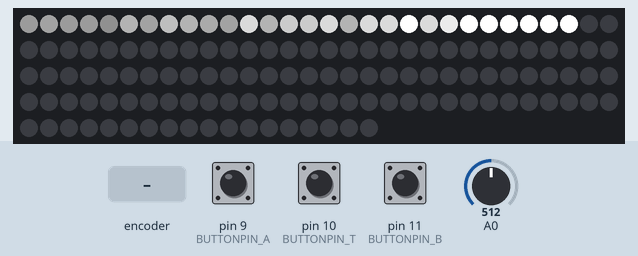
Simulated run of this sketch. Board: Arduino Uno, built with avr-gcc and run on an emulated ATmega328P. Parts: 138 RGB LEDs in strip order, left to right, continuing on the next row. Inputs (shaded band) come from the test bench; at power-on: A0 = 512, pin 10 (BUTTONPIN_T) HIGH, pin 9 (BUTTONPIN_A) HIGH, pin 11 (BUTTONPIN_B) HIGH. Dim RGB values are drawn brighter than linear; random numbers use the default seed unless the sketch sets one; what the sketch prints to the serial monitor is not drawn.

Above: at 1.2 s.
1.3 s: A0 set to 90
At 10.9 s:
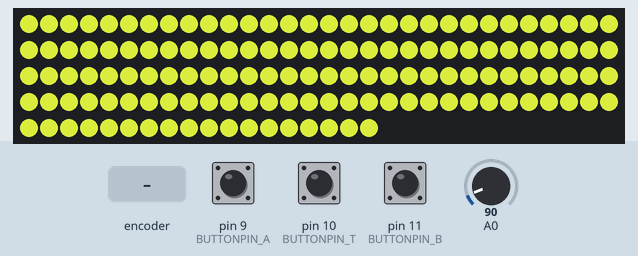
12.1 s: pin 10 (BUTTONPIN_T) pulled LOW for 2.15 s
At 16.6 s:
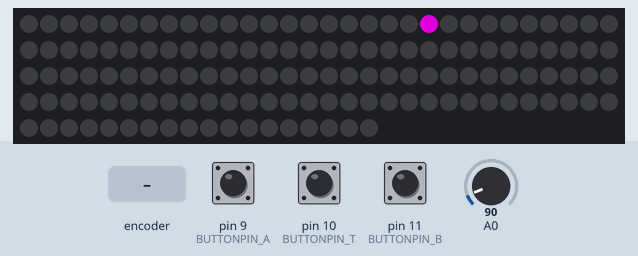
20.6 s: rotary encoder on pin 9 (BUTTONPIN_A) / pin 11 (BUTTONPIN_B) turned 3 steps (first pin leading)
At 22.5 s:
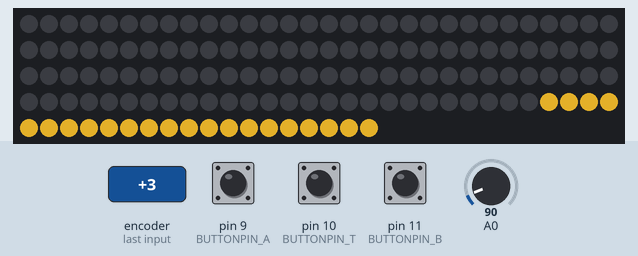
23.1 s: pin 10 (BUTTONPIN_T) pulled LOW for 2.15 s
At 32.61 s:
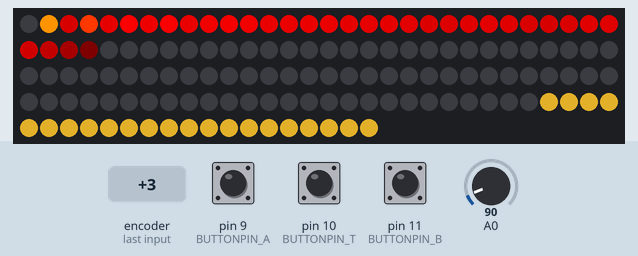
33.6 s: rotary encoder on pin 9 (BUTTONPIN_A) / pin 11 (BUTTONPIN_B) turned 2 steps (second pin leading)
At 35.46 s:
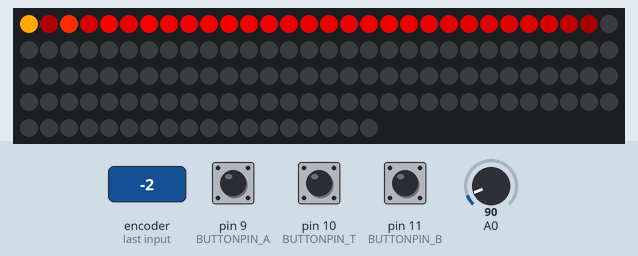

The sketch:

2019_CSE2022.ino
```cpp
#include <Time.h>
#include <TimeLib.h>


#include <Adafruit_NeoPixel.h>

#define LEDPIN 6
#define NUM_LEDS 138
#define BUTTONPIN_T 10
#define BUTTONPIN_B 11
#define BUTTONPIN_A 9
#define MOTIONPIN 13


#define tmode1 normalmode(20,40,228,228,228)//독서 cylonBounce(30,30,30, 3,20,20)
#define tmode2 normalmode(20,40,22,55,20)//암기
#define tmode3 normalmode(20,40,0,20,34)//진정
#define tmode4 Fire(125,20,15)
#define tmode_h timer()

#define bmode1 normalmode(116,140,168,130,30)//휴식
#define bmode2 normalmode(116,140,0,20,34)//진정
#define bmode3 normalmode(116,140,228,228,228)//독서
#define bmode4 normalmode(116,140,22,55,20)//암기
#define bmode_h normalmode(116,140,35,120,38)

#define amode1 humidmode();
#define amode2 clockmode();
#define amode3
#define amode4
#define amode_h

int tmode = 0;
int bmode = 0;
int amode = 0;


//======================================

//<<timer>>

/*시작 상태*/
/*status = 불을 끄고 키는 것을 관리*/
/*new status = 타이머를 끄고 키는 것을 관리*/
boolean status = false;
boolean newStatus = false;
int sec = 0;
int currentSec = 0;
/*책상 위치 LED 시작 번호*/
int sensorValue = 0;

//=================

//<clock>
//int whole_second = 60*60*24;
int now_second;
int delay_val = 500;
int lednum;

//========================
//<welcome>
int in_out = 0;
int last_in_out = 0;
int pvalue;
//=========================
// Button timing variables

int rebound = 20; // ms rebound period to prevent flickering when pressing or releasing the button
int DCgap = 250; // max ms between clicks for a double click event
int holdTime = 1000; // ms hold period: how long to wait for press+hold event


// table button variables
boolean buttonVal_trex = HIGH;
boolean buttonLast_trex = HIGH;
boolean DCwaiting_trex = false;
boolean DConUp_trex = false;
boolean singleOK_trex = true;
long downTime_trex = -1;
long upTime_trex = -1;
boolean ignoreUp_trex = false;
boolean waitForUp_trex = false;
boolean holdEventPast_trex = false;

// bed button variables
boolean buttonVal_brex = HIGH;
boolean buttonLast_brex = HIGH;
boolean DCwaiting_brex = false;
boolean DConUp_brex = false;
boolean singleOK_brex = true;
long downTime_brex = -1;
long upTime_brex = -1;
boolean ignoreUp_brex = false;
boolean waitForUp_brex = false;
boolean holdEventPast_brex = false;

// all button variables
boolean buttonVal_arex = HIGH;
boolean buttonLast_arex = HIGH;
boolean DCwaiting_arex = false;
boolean DConUp_arex = false;
boolean singleOK_arex = true;
long downTime_arex = -1;
long upTime_arex = -1;
boolean ignoreUp_arex = false;
boolean waitForUp_arex = false;
boolean holdEventPast_arex = false;

// strip medthods prestatement

void showStrip();
void setAll(byte red, byte green, byte blue);
void setAllC(uint32_t);
void setPixel(int Pixel, byte red, byte green, byte blue);
void buttonInput();
void normalmode(int f, int l, byte r, byte g, byte b);
void timer();
void meteorRain(byte red, byte green, byte blue, byte meteorSize, byte meteorTrailDecay, boolean meteorRandomDecay, int SpeedDelay);
void fadeToBlack(int ledNo, byte fadeValue);
void Fire(int Cooling, int Sparking, int SpeedDelay);
void setPixelHeatColor (int Pixel, byte temperature);
//=================================================

// state object
Adafruit_NeoPixel strip = Adafruit_NeoPixel(NUM_LEDS, LEDPIN, NEO_GRB + NEO_KHZ800);

//==================================================

//<<color list>

//for clock
uint32_t skylist[46] = {
  strip.Color(2, 0, 6), strip.Color(4, 2, 10), strip.Color(6, 3, 14), strip.Color(8, 4, 14), strip.Color(10, 5, 15), strip.Color(12, 4, 16), strip.Color(14, 4, 17),
  strip.Color(16, 8, 23), strip.Color(18, 8, 25), strip.Color(20, 8, 28), strip.Color(22, 9, 29), strip.Color(24, 10, 30), strip.Color(26, 12, 33),
  strip.Color(28, 15, 35), strip.Color(30, 17, 36), strip.Color(32, 20, 41), strip.Color(44, 25, 42), strip.Color(57, 31, 43), strip.Color(74, 37, 45), strip.Color(91, 43, 48),
  strip.Color(108, 45, 45), strip.Color(125, 50, 42), strip.Color(142, 55, 39), strip.Color(159, 60, 36), strip.Color(176, 70, 33), strip.Color(191, 80, 36),
  strip.Color(206, 92, 42), strip.Color(221, 105, 50), strip.Color(227, 120, 55), strip.Color(233, 134, 61), strip.Color(242, 149, 57), strip.Color(254, 173, 66), strip.Color(250, 177, 83),
  strip.Color(246, 181, 101), strip.Color(243, 193, 131), strip.Color(241, 196, 140), strip.Color(231, 198, 159), strip.Color(219, 195, 166), strip.Color(221, 200, 180), strip.Color(203, 192, 182),
  strip.Color(181, 200, 186), strip.Color(165, 211, 188), strip.Color(138, 201, 174), strip.Color(99, 156, 188), strip.Color(52, 107, 203),
  strip.Color(20, 60, 203),
};

//humid
uint32_t humidity[4] = {
  strip.Color(183, 198, 50),
  strip.Color(153, 194, 56),
  strip.Color(122, 190, 63),
  strip.Color(97, 187, 70)
};

//===============================================================================

void setup()
{
  // Set button input pin
  pinMode(A0, INPUT);
  pinMode(BUTTONPIN_T, INPUT);
  pinMode(BUTTONPIN_B, INPUT);
  pinMode(BUTTONPIN_A, INPUT);
  pinMode(MOTIONPIN, INPUT);
  pinMode(A0, INPUT);
  digitalWrite(BUTTONPIN_T, HIGH );
  digitalWrite(BUTTONPIN_B, HIGH );
  digitalWrite(BUTTONPIN_A, HIGH );
  //set time
  setTime(0, 0, 0, 1, 1, 1970);
  // Set neopixel
  strip.begin();
  strip.show();
  Serial.begin(9600);
}

//=================================================================================

void loop()
{
  Serial.println(analogRead(A0));
  buttonInput();
  pvalue = analogRead(A0);
  if(pvalue>300){
    if(last_in_out==0){
      in();
      tmode = 1;
      last_in_out = 1;
    }else{
      amode = tmode = bmode = 0;
      setAll(0,0,0);
      showStrip();
      last_in_out = 0;
      delay(300);
    }
  }
  //  Serial.println(tmode);
  //  Serial.println(bmode);
  //  Serial.println(amode);
  switch (tmode) {
    case 1: tmode1; break;
    case 2: tmode2; break;
    case 3: tmode3; break;
    case 4: tmode4; break;
    case 100: tmode_h; break;
  }
  switch (bmode) {
    case 1: bmode1; break;
    case 2: bmode2; break;
    case 3: bmode3; break;
    case 4: bmode4; break;
    case 100: bmode_h; break;
  }
  switch (amode) {
    case 1: amode1; break;
    case 2: amode2; break;
    case 3: amode3; break;
    case 4: amode4; break;
    case 100: amode_h; break;
  }
}

//==========================================================================
void in() {
  meteorRain(0xff, 0xff, 0xff, 5, 64, true, 15);
  amode = 1;
  tmode = 0;
  bmode = 0;
}
//======================================================================

void humidmode() {

  sensorValue = analogRead(A0);
  if (sensorValue >= 0 && sensorValue < 25) {
    for (int i = 0; i < NUM_LEDS; i++) {
      strip.setPixelColor(i, humidity[3]);
    }
  }
  else if (sensorValue >= 25 && sensorValue < 50) {
    for (int i = 0; i < NUM_LEDS; i++) {
      strip.setPixelColor(i, humidity[2]);
    }
  }
  else if (sensorValue >= 50 && sensorValue < 75) {
    for (int i = 0; i < NUM_LEDS; i++) {
      strip.setPixelColor(i, humidity[1]);
    }
  }
  else if (sensorValue >= 75 && sensorValue <= 100) {
    for (int i = 0; i < NUM_LEDS; i++) {
      strip.setPixelColor(i, humidity[0]);
    }
  }
  strip.show();
}

//----------------------------------------------------------

void clockmode() {
  int now_second = now();
  lednum = map(now_second, 0, 140, 0, 140);
  for (int i = 0; i < 46; i++) {
    strip.setPixelColor(3 * i, skylist[i]);
    strip.setPixelColor((3 * i) + 1, skylist[i]);
    strip.setPixelColor((3 * i) + 2, skylist[i]);
  }
  strip.setPixelColor(lednum, 30, 30, 30);
  strip.setPixelColor(lednum + 1, 200, 200, 200);
  strip.setPixelColor(lednum + 2, 30, 30, 30);
  strip.show();
}
//--------------------------------------------------------------
void normalmode(int f, int l, byte r, byte g, byte b) {
  for (int i = f; i < l; i++) {
    setPixel(i, r, g, b);
  }
  strip.show();
}
//---------------------------------------------------------------
void timer() {
  sensorValue = digitalRead(10);
  Serial.print(sensorValue);
  int i = 20;
  int t = 0;
  if ((sensorValue == LOW) /*&& (newStatus == true)*/) {
    //rtc.startRTC();
    while (i < 40) {
      delay(1000);
      sensorValue = digitalRead(10);
      Serial.print(sensorValue);
      if (sensorValue == LOW) {
        strip.setPixelColor(i, strip.Color(0, 150, 150));
        strip.show();
        Serial.println("1");
        i++;
        sec++;
      }
      else {
        newStatus = false;
        strip.clear();
        Serial.print(sec);
        break;
      }
    }
  }

  if ((sec > 0)/* && (newStatus == false)*/) {
    for (int p = 20; p < sec + 20; p++) {
      strip.setPixelColor(p, strip.Color(150, 0, 150));
      strip.show();
      delay(3000);
    }
    status = false;
    tmode=4;
    return;
  }
  tmode = 0;
}
//================================================
void showStrip() {
  strip.show();
}

void setPixel(int Pixel, byte red, byte green, byte blue) {
  strip.setPixelColor(Pixel, strip.Color(red, green, blue));
}

void setAll(byte red, byte green, byte blue) {
  for (int i = 0; i < NUM_LEDS; i++ ) {
    setPixel(i, red, green, blue);
  }
}

void setAllC(uint32_t color) {
  for (int i = 0; i < NUM_LEDS; i++ ) {
    strip.setPixelColor(i, color);
  }
}

void meteorRain(byte red, byte green, byte blue, byte meteorSize, byte meteorTrailDecay, boolean meteorRandomDecay, int SpeedDelay) {
  setAll(0, 0, 0);

  for (int i = 0; i < NUM_LEDS + NUM_LEDS; i++) {


    // fade brightness all LEDs one step
    for (int j = 0; j < NUM_LEDS; j++) {
      if ( (!meteorRandomDecay) || (random(10) > 5) ) {
        fadeToBlack(j, meteorTrailDecay );
      }
    }

    // draw meteor
    for (int j = 0; j < meteorSize; j++) {
      if ( ( i - j < NUM_LEDS) && (i - j >= 0) ) {
        setPixel(i - j, red, green, blue);
      }
    }

    showStrip();
    delay(SpeedDelay);
  }
}

void fadeToBlack(int ledNo, byte fadeValue) {
#ifdef ADAFRUIT_NEOPIXEL_H
  // NeoPixel
  uint32_t oldColor;
  uint8_t r, g, b;
  int value;

  oldColor = strip.getPixelColor(ledNo);
  r = (oldColor & 0x00ff0000UL) >> 16;
  g = (oldColor & 0x0000ff00UL) >> 8;
  b = (oldColor & 0x000000ffUL);

  r = (r <= 10) ? 0 : (int) r - (r * fadeValue / 256);
  g = (g <= 10) ? 0 : (int) g - (g * fadeValue / 256);
  b = (b <= 10) ? 0 : (int) b - (b * fadeValue / 256);

  strip.setPixelColor(ledNo, r, g, b);
#endif
#ifndef ADAFRUIT_NEOPIXEL_H
  // FastLED
  leds[ledNo].fadeToBlackBy( fadeValue );
#endif
}

void Fire(int Cooling, int Sparking, int SpeedDelay) {
  static byte heat[NUM_LEDS];
  int cooldown;

  // Step 1.  Cool down every cell a little
  for( int i = 0; i < NUM_LEDS; i++) {
    cooldown = random(0, ((Cooling * 10) / NUM_LEDS) + 2);

    if(cooldown>heat[i]) {
      heat[i]=0;
    } else {
      heat[i]=heat[i]-cooldown;
    }
  }

  // Step 2.  Heat from each cell drifts 'up' and diffuses a little
  for( int k= NUM_LEDS - 1; k >= 2; k--) {
    heat[k] = (heat[k - 1] + heat[k - 2] + heat[k - 2]) / 3;
  }

  // Step 3.  Randomly ignite new 'sparks' near the bottom
  if( random(255) < Sparking ) {
    int y = random(7);
    heat[y] = heat[y] + random(160,255);
    //heat[y] = random(160,255);
  }

  // Step 4.  Convert heat to LED colors
  for( int j = 0; j < NUM_LEDS; j++) {
    setPixelHeatColor(j, heat[j] );
  }

  showStrip();
  delay(SpeedDelay);
}

void setPixelHeatColor (int Pixel, byte temperature) {
  // Scale 'heat' down from 0-255 to 0-191
  byte t192 = round((temperature/255.0)*191);

  // calculate ramp up from
  byte heatramp = t192 & 0x3F; // 0..63
  heatramp <<= 2; // scale up to 0..252

  // figure out which third of the spectrum we're in:
  if( t192 > 0x80) {                     // hottest
    setPixel(Pixel, 255, 255, heatramp);
  } else if( t192 > 0x40 ) {             // middle
    setPixel(Pixel, 255, heatramp, 0);
  } else {                               // coolest
    setPixel(Pixel, heatramp, 0, 0);
  }
}

void rgbLoop() {
  for (int j = 0; j < 3; j++ ) {
    // Fade IN
    for (int k = 0; k < 256; k++) {
      switch (j) {
        case 0: setAll(k, 0, 0); break;
        case 1: setAll(0, k, 0); break;
        case 2: setAll(0, 0, k); break;
      }
      showStrip();
      delay(1);
    }
    // Fade OUT
    for (int k = 255; k >= 0; k--) {
      switch (j) {
        case 0: setAll(k, 0, 0); break;
        case 1: setAll(0, k, 0); break;
        case 2: setAll(0, 0, k); break;
      }
      showStrip();
      delay(1);
    }
  }
}

void fadeInOut(byte red, byte green, byte blue) {
  float r, g, b;
  for (int k = 0; k < 256; k++) {
    buttonInput();
    r = (k / 256.0) * red;
    g = (k / 256.0) * green;
    b = (k / 256.0) * blue;
    setAll(r, g, b);
    showStrip();
  }
  for (int k = 255; k >= 0; k--) {
    buttonInput();
    r = (k / 256.0) * red;
    g = (k / 256.0) * green;
    b = (k / 256.0) * blue;
    setAll(r, g, b);
    showStrip();
  }
}

void strobe(byte red, byte green, byte blue, int strobeCount, int FlashDelay, int EndPause) {
  for (int j = 0; j < strobeCount; j++) {
    setAll(red, green, blue);
    showStrip();
    delay(FlashDelay);
    setAll(0, 0, 0);
    showStrip();
    delay(FlashDelay);
  }
  delay(EndPause);
}

void cylonBounce(byte red, byte green, byte blue, int EyeSize, int SpeedDelay, int ReturnDelay) {

  for (int i = 0; i < NUM_LEDS - EyeSize - 2; i++) {
    setAll(0, 0, 0);
    setPixel(i, red / 10, green / 10, blue / 10);
    for (int j = 1; j <= EyeSize; j++) {
      setPixel(i + j, red, green, blue);
    }
    setPixel(i + EyeSize + 1, red / 10, green / 10, blue / 10);
    showStrip();
    delay(SpeedDelay);
  }
  delay(ReturnDelay);
  for (int i = NUM_LEDS - EyeSize - 2; i > 0; i--) {
    setAll(0, 0, 0);
    setPixel(i, red / 10, green / 10, blue / 10);
    for (int j = 1; j <= EyeSize; j++) {
      setPixel(i + j, red, green, blue);
    }
    setPixel(i + EyeSize + 1, red / 10, green / 10, blue / 10);
    showStrip();
    delay(SpeedDelay);
  }
  setAll(0, 0, 0);
  showStrip();
  delay(ReturnDelay);
}

void runningLights(byte red, byte green, byte blue, int WaveDelay) {
  int Position = 0;
  for (int j = 0; j < NUM_LEDS * 2; j++)
  {
    Position++; // = 0; //Position + Rate;
    for (int i = 0; i < NUM_LEDS; i++) {
      setPixel(i, ((sin(i + Position) * 127 + 128) / 255)*red,
               ((sin(i + Position) * 127 + 128) / 255)*green,
               ((sin(i + Position) * 127 + 128) / 255)*blue);
    }
    showStrip();
    buttonInput();
    /*for(int i=0; WaveDelay; i++){
      delay(1);
      buttonInput();
      }*/
    for (int i = 0; i < 300000; i++) {
      buttonInput();
    }
  }
  setAll(0, 0, 0);
  showStrip();
}

void colorWipe(byte red, byte green, byte blue, int SpeedDelay) {
  for (uint16_t i = 0; i < NUM_LEDS; i++) {
    setPixel(i, red, green, blue);
    showStrip();
    delay(SpeedDelay);
  }
}
//=================================================

// Events to trigger by table button input

void tclickEvent() {

  Serial.println("t click");
  if (tmode == 0) {
    setAll(0, 0, 0);
    bmode = 0;
    amode = 0;
    tmode = 1;
  } else {
    tmode = 0;
    setAll(0, 0, 0);
    showStrip();
  }
}

void tdoubleClickEvent() {
  Serial.println("t doubleclick");
  if (tmode == 0) {
    return;
  }
  setAll(0, 0, 0);
  tmode = (tmode + 1) % 5;
  if (tmode == 0) tmode = 1;
}

void tholdEvent() {
  Serial.println("t hold");
  setAll(0, 0, 0);
  tmode = 100;
}

//----------------------------------------------------

// Events to trigger by bed button input

void bclickEvent() {
  Serial.println("b click");
  if (bmode == 0) {
    setAll(0, 0, 0);
    tmode = 0;
    amode = 0;
    bmode = 1;
  } else {
    bmode = 0;
    setAll(0, 0, 0);
    showStrip();
  }
}

void bdoubleClickEvent() {
  Serial.println("b doubleclick");
  if (bmode == 0) {
    return;
  }
  setAll(0, 0, 0);
  bmode = (bmode + 1) % 5;
  if (bmode == 0) bmode = 1;
}

void bholdEvent() {
  Serial.println("b hold");
  setAll(0, 0, 0);
  bmode = 100;
}

//----------------------------------------------------

// Events to trigger by all button input

void aclickEvent() {
  Serial.println("a click");
  if (amode == 0) {
    setAll(0, 0, 0);
    tmode = 0;
    bmode = 0;
    amode = 1;
  } else {
    amode = 0;
    setAll(0, 0, 0);
    showStrip();
  }
}

void adoubleClickEvent() {
  Serial.println("a doubleclick");
  if (amode == 0) {
    return;
  }
  setAll(0, 0, 0);
  amode = (amode + 1) % 5;
  if (amode == 0) amode = 1;
}

void aholdEvent() {
  Serial.println("a hold");
  setAll(0, 0, 0);
  amode = 100;
}

//=================================================================================
// <<button methods>>

void buttonInput() {
  int t = tcheckButton();
  int b = bcheckButton();
  int a = acheckButton();
  if (t == 1) tclickEvent();
  if (t == 2) tdoubleClickEvent();
  if (t == 3) tholdEvent();
  if (b == 1) bclickEvent();
  if (b == 2) bdoubleClickEvent();
  if (b == 3) bholdEvent();
  if (a == 1) aclickEvent();
  if (a == 2) adoubleClickEvent();
  if (a == 3) aholdEvent();
}

//table button

int tcheckButton()
{
  int event = 0;
  // Read the state of the button
  buttonVal_trex = digitalRead(BUTTONPIN_T);
  // Button pressed down
  if (buttonVal_trex == LOW && buttonLast_trex == HIGH && (millis() - upTime_trex) > rebound) {
    downTime_trex = millis();
    ignoreUp_trex = false;
    waitForUp_trex = false;
    singleOK_trex = true;
    holdEventPast_trex = false;
    if ((millis() - upTime_trex) < DCgap && DConUp_trex == false && DCwaiting_trex == true) DConUp_trex = true;
    else DConUp_trex = false;
    DCwaiting_trex = false;
  }
  // Button released
  else if (buttonVal_trex == HIGH && buttonLast_trex == LOW && (millis() - downTime_trex) > rebound) {
    if (not ignoreUp_trex) {
      upTime_trex = millis();
      if (DConUp_trex == false) DCwaiting_trex = true;
      else {
        event = 2;
        DConUp_trex = false;
        DCwaiting_trex = false;
        singleOK_trex = false;
      }
    }
  }
  // Test for normal click event: DCgap expired
  if ( buttonVal_trex == HIGH && (millis() - upTime_trex) >= DCgap && DCwaiting_trex == true && DConUp_trex == false && singleOK_trex == true) {
    event = 1;
    DCwaiting_trex = false;
  }
  // Test for hold
  if (buttonVal_trex == LOW && (millis() - downTime_trex) >= holdTime) {
    // Trigger "normal" hold
    if (not holdEventPast_trex) {
      event = 3;
      waitForUp_trex = true;
      ignoreUp_trex = true;
      DConUp_trex = false;
      DCwaiting_trex = false;
      //downTime = millis();
      holdEventPast_trex = true;
    }
  }
  buttonLast_trex = buttonVal_trex;
  return event;
}

//bed button

int bcheckButton()
{
  int event = 0;
  // Read the state of the button
  buttonVal_brex = digitalRead(BUTTONPIN_B);
  // Button pressed down
  if (buttonVal_brex == LOW && buttonLast_brex == HIGH && (millis() - upTime_brex) > rebound) {
    downTime_brex = millis();
    ignoreUp_brex = false;
    waitForUp_brex = false;
    singleOK_brex = true;
    holdEventPast_brex = false;
    if ((millis() - upTime_brex) < DCgap && DConUp_brex == false && DCwaiting_brex == true) DConUp_brex = true;
    else DConUp_brex = false;
    DCwaiting_brex = false;
  }
  // Button released
  else if (buttonVal_brex == HIGH && buttonLast_brex == LOW && (millis() - downTime_brex) > rebound) {
    if (not ignoreUp_brex) {
      upTime_brex = millis();
      if (DConUp_brex == false) DCwaiting_brex = true;
      else {
        event = 2;
        DConUp_brex = false;
        DCwaiting_brex = false;
        singleOK_brex = false;
      }
    }
  }
  // Test for normal click event: DCgap expired
  if ( buttonVal_brex == HIGH && (millis() - upTime_brex) >= DCgap && DCwaiting_brex == true && DConUp_brex == false && singleOK_brex == true) {
    event = 1;
    DCwaiting_brex = false;
  }
  // Test for hold
  if (buttonVal_brex == LOW && (millis() - downTime_brex) >= holdTime) {
    // Trigger "normal" hold
    if (not holdEventPast_brex) {
      event = 3;
      waitForUp_brex = true;
      ignoreUp_brex = true;
      DConUp_brex = false;
      DCwaiting_brex = false;
      //downTime = millis();
      holdEventPast_brex = true;
    }
  }
  buttonLast_brex = buttonVal_brex;
  return event;
}

//all button
int acheckButton()
{
  int event = 0;
  // Read the state of the button
  buttonVal_arex = digitalRead(BUTTONPIN_A);
  // Button pressed down
  if (buttonVal_arex == LOW && buttonLast_arex == HIGH && (millis() - upTime_arex) > rebound) {
    downTime_arex = millis();
    ignoreUp_arex = false;
    waitForUp_arex = false;
    singleOK_arex = true;
    holdEventPast_arex = false;
    if ((millis() - upTime_arex) < DCgap && DConUp_arex == false && DCwaiting_arex == true) DConUp_arex = true;
    else DConUp_arex = false;
    DCwaiting_arex = false;
  }
  // Button released
  else if (buttonVal_arex == HIGH && buttonLast_arex == LOW && (millis() - downTime_arex) > rebound) {
    if (not ignoreUp_arex) {
      upTime_arex = millis();
      if (DConUp_arex == false) DCwaiting_arex = true;
      else {
        event = 2;
        DConUp_arex = false;
        DCwaiting_arex = false;
        singleOK_arex = false;
      }
    }
  }
  // Test for normal click event: DCgap expired
  if ( buttonVal_arex == HIGH && (millis() - upTime_arex) >= DCgap && DCwaiting_arex == true && DConUp_arex == false && singleOK_arex == true) {
    event = 1;
    DCwaiting_arex = false;
  }
  // Test for hold
  if (buttonVal_arex == LOW && (millis() - downTime_arex) >= holdTime) {
    // Trigger "normal" hold
    if (not holdEventPast_arex) {
      event = 3;
      waitForUp_arex = true;
      ignoreUp_arex = true;
      DConUp_arex = false;
      DCwaiting_arex = false;
      //downTime = millis();
      holdEventPast_arex = true;
    }
  }
  buttonLast_arex = buttonVal_arex;
  return event;
}
```

Measured:
- after the input at 12.1 s, the LEDs: first change after 2.0 s (image 2 shows a later state)
- after the input at 23.1 s, the LEDs: first change after 2.0 s (image 4 shows a later state)
- what the display in image 2 shows lasts 3.0 s, from 15.1 s to 18.1 s
